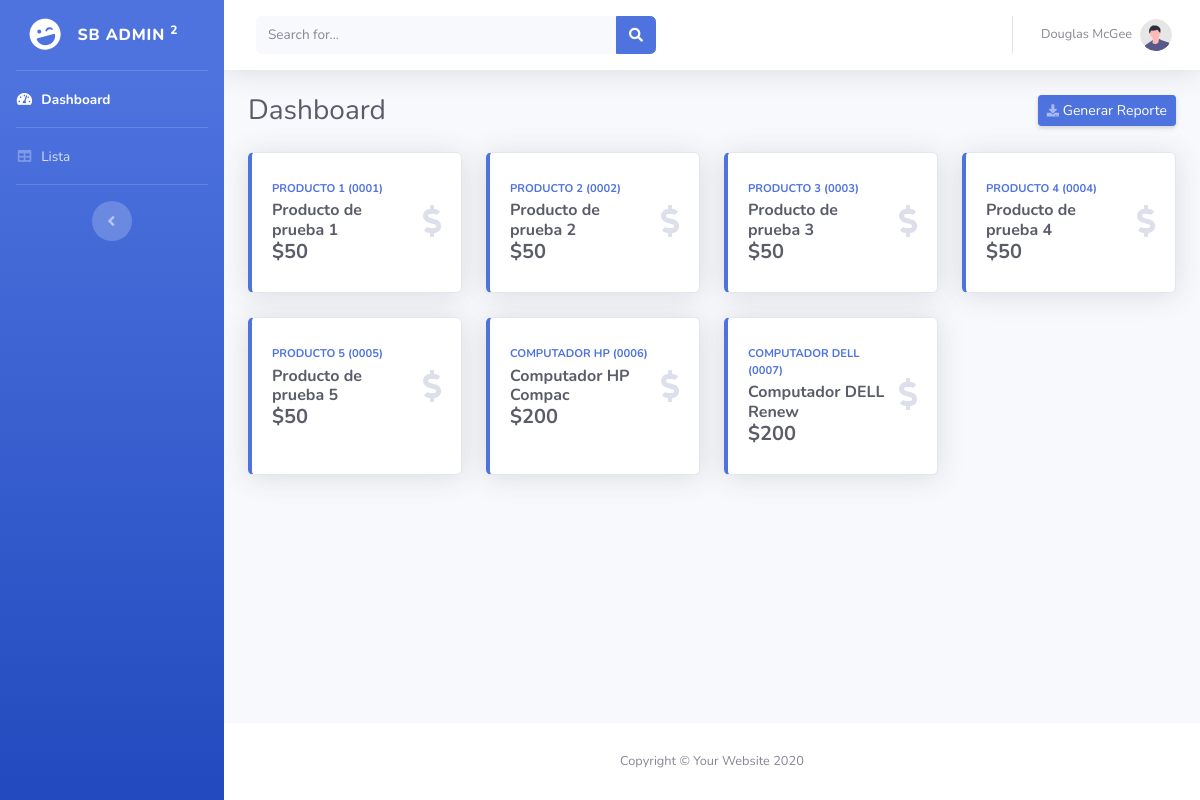
/admin/index.php (signed in), run on the app's committed database.
### tables this page shows
CREATE TABLE `tbl_catalogoproducto` (
  `id` int(11) NOT NULL,
  `CodigoProducto` varchar(10) NOT NULL,
  `NombreProducto` varchar(50) NOT NULL,
  `Descripcion` varchar(255) NOT NULL,
  `PrecioUnitario` float NOT NULL,
  `Unidades` int(11) NOT NULL,
  `Direccion` varchar(255) NOT NULL
);

### admin/search.php (called while the page is built, shortened)
<?php
if(isset($_POST['search']) && $_POST['search'] != ''){
	$sql = "SELECT * FROM tbl_catalogoproducto where ".
	"CodigoProducto like '%".$_POST['search']."%' OR ".
	"NombreProducto like '%".$_POST['search']."%' OR ".
	"Descripcion like '%".$_POST['search']."%' OR ".
	"PrecioUnitario like '%".$_POST['search']."%' OR ".
	"Unidades like '%".$_POST['search']."%' OR ".
	"Direccion like '%".$_POST['search']."%'";
}else{
	$sql = "SELECT * FROM tbl_catalogoproducto";
}
$result = mysqli_query($conn,$sql);
?>

### admin/index.php (the view, shortened to what this page needs)
<?php
require_once '../config/conexion.php';
require_once 'search.php';
?>
<!DOCTYPE html>
<html lang="en">
<head>
    <link href="../vendor/fontawesome-free/css/all.min.css" rel="stylesheet" type="text/css">
    <link href="../assets/css/sb-admin-2.min.css" rel="stylesheet">
    <link href="../assets/css/styles.css" rel="stylesheet">
</head>
<body id="page-top">
    <div id="wrapper">
        <ul class="navbar-nav bg-gradient-primary sidebar sidebar-dark accordion" id="accordionSidebar">
            <a class="sidebar-brand d-flex align-items-center justify-content-center" href="index.php">
                <div class="sidebar-brand-icon rotate-n-15">
                    <i class="fas fa-laugh-wink"></i>
                </div>
                <div class="sidebar-brand-text mx-3">SB Admin <sup>2</sup></div>
            </a>
            <hr class="sidebar-divider my-0">
            <li class="nav-item active">
                <a class="nav-link" href="index.php">
                    <i class="fas fa-fw fa-tachometer-alt"></i>
                    <span>Dashboard</span>
                </a>
            </li>
            <hr class="sidebar-divider my-0">
            <li class="nav-item">
                <a class="nav-link" href="table.php">
                    <i class="fas fa-fw fa-table"></i>
                    <span>Lista</span>
                </a>
            </li>
            <hr class="sidebar-divider">
            <div class="text-center d-none d-md-inline">
                <button class="rounded-circle border-0" id="sidebarToggle"></button>
            </div>
        </ul>
        <div id="content-wrapper" class="d-flex flex-column">
            <div id="content">
                <nav class="navbar navbar-expand navbar-light bg-white topbar mb-4 static-top shadow">
                    <form method="post" class="d-none d-sm-inline-block form-inline mr-auto ml-md-3 my-2 my-md-0 mw-100 navbar-search">
                        <div class="input-group">
                            <input type="text" id="search" name="search" class="form-control bg-light border-0 small" placeholder="Search for..." autocomplete="off"
                                aria-label="Search" aria-describedby="basic-addon2" value="<?php echo (isset($_POST['search']) && $_POST['search'] != '') ? $_POST['search'] : ''?>">
                            <div class="input-group-append">
                                <button class="btn btn-primary" type="submit">
                                    <i class="fas fa-search fa-sm"></i>
                                </button>
                            </div>
                        </div>
                    </form>
                    <ul class="navbar-nav ml-auto">
                        <li class="nav-item dropdown no-arrow">
                            <a class="nav-link dropdown-toggle" href="#" id="userDropdown" role="button"
                                data-toggle="dropdown" aria-haspopup="true" aria-expanded="false">
                                <span class="mr-2 d-none d-lg-inline text-gray-600 small">Douglas McGee</span>
                                <img class="img-profile rounded-circle"
                                    src="../assets/img/undraw_profile.svg">
                            </a>
                        </li>
                    </ul>
                </nav>
                <div class="container-fluid">
                    <div class="d-sm-flex align-items-center justify-content-between mb-4">
                        <h1 class="h3 mb-0 text-gray-800">Dashboard</h1>
                        <a href="#" id="generar_reporte" class="d-none d-sm-inline-block btn btn-sm btn-primary shadow-sm">
							<i class="fas fa-download fa-sm text-white-50"></i> Generar Reporte
                        </a>
                    </div>
                    <div class="row">
						<?php while($mostrar=mysqli_fetch_array($result)){ ?>
						<div class="col-xl-3 col-md-6 mb-4">
							<div class="card border-left-primary shadow h-100 py-2">
								<div class="card-body">
									<div class="row no-gutters align-items-center">
										<div class="col mr-2">
											<div class="text-xs font-weight-bold text-primary text-uppercase mb-1">
												<?php echo $mostrar['NombreProducto']." (".$mostrar['CodigoProducto'].")"?>
											</div>
											<div class="h6 mb-0 font-weight-bold text-gray-800"><?php echo $mostrar['Descripcion']?></div>
											<div class="h5 mb-0 font-weight-bold text-gray-800">$<?php echo $mostrar['PrecioUnitario']?></div>
										</div>
										<div class="col-auto">
											<i class="fas fa-dollar-sign fa-2x text-gray-300"></i>
										</div>
									</div>
								</div>
							</div>
						</div>
                        <?php } ?>
                    </div>
                </div>
            </div>
            <footer class="sticky-footer bg-white">
                <div class="container my-auto">
                    <div class="copyright text-center my-auto">
                        <span>Copyright &copy; Your Website 2020</span>
                    </div>
                </div>
            </footer>
        </div>
    </div>
</body>
</html>

### data on the page
tbl_catalogoproducto: NombreProducto "PRODUCTO 1", CodigoProducto "0001", Descripcion "Producto de prueba 1", PrecioUnitario "50"
tbl_catalogoproducto: NombreProducto "PRODUCTO 2", CodigoProducto "0002", Descripcion "Producto de prueba 2", PrecioUnitario "50"
tbl_catalogoproducto: NombreProducto "PRODUCTO 3", CodigoProducto "0003", Descripcion "Producto de prueba 3", PrecioUnitario "50"
tbl_catalogoproducto: NombreProducto "PRODUCTO 4", CodigoProducto "0004", Descripcion "Producto de prueba 4", PrecioUnitario "50"
tbl_catalogoproducto: NombreProducto "PRODUCTO 5", CodigoProducto "0005", Descripcion "Producto de prueba 5", PrecioUnitario "50"
tbl_catalogoproducto: NombreProducto "COMPUTADOR HP", CodigoProducto "0006", Descripcion "Computador HP Compac", PrecioUnitario "200"
tbl_catalogoproducto: NombreProducto "COMPUTADOR DELL", CodigoProducto "0007", Descripcion "Computador DELL Renew", PrecioUnitario "200"
